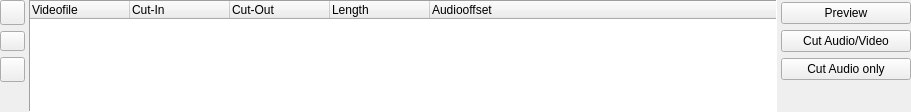
<ui version="4.0" >
 <class>TTCutListWidget</class>
 <widget class="QWidget" name="TTCutListWidget" >
  <property name="geometry" >
   <rect>
    <x>0</x>
    <y>0</y>
    <width>911</width>
    <height>112</height>
   </rect>
  </property>
  <property name="minimumSize" >
   <size>
    <width>16</width>
    <height>104</height>
   </size>
  </property>
  <property name="windowTitle" >
   <string>Form</string>
  </property>
  <layout class="QGridLayout" >
   <property name="leftMargin" >
    <number>0</number>
   </property>
   <property name="topMargin" >
    <number>0</number>
   </property>
   <property name="rightMargin" >
    <number>0</number>
   </property>
   <property name="bottomMargin" >
    <number>0</number>
   </property>
   <property name="horizontalSpacing" >
    <number>4</number>
   </property>
   <property name="verticalSpacing" >
    <number>4</number>
   </property>
   <item rowspan="2" row="0" column="1" >
    <widget class="QTreeWidget" name="videoCutList" >
     <property name="minimumSize" >
      <size>
       <width>25</width>
       <height>20</height>
      </size>
     </property>
     <property name="mouseTracking" >
      <bool>false</bool>
     </property>
     <property name="focusPolicy" >
      <enum>Qt::ClickFocus</enum>
     </property>
     <property name="contextMenuPolicy" >
      <enum>Qt::CustomContextMenu</enum>
     </property>
     <property name="frameShape" >
      <enum>QFrame::Panel</enum>
     </property>
     <property name="rootIsDecorated" >
      <bool>false</bool>
     </property>
     <column>
      <property name="text" >
       <string>Videofile</string>
      </property>
     </column>
     <column>
      <property name="text" >
       <string>Cut-In</string>
      </property>
     </column>
     <column>
      <property name="text" >
       <string>Cut-Out</string>
      </property>
     </column>
     <column>
      <property name="text" >
       <string>Length</string>
      </property>
     </column>
     <column>
      <property name="text" >
       <string>Audiooffset</string>
      </property>
     </column>
    </widget>
   </item>
   <item row="0" column="2" >
    <layout class="QVBoxLayout" >
     <property name="spacing" >
      <number>4</number>
     </property>
     <property name="leftMargin" >
      <number>0</number>
     </property>
     <property name="topMargin" >
      <number>0</number>
     </property>
     <property name="rightMargin" >
      <number>0</number>
     </property>
     <property name="bottomMargin" >
      <number>0</number>
     </property>
     <item>
      <widget class="QPushButton" name="pbPreview" >
       <property name="minimumSize" >
        <size>
         <width>130</width>
         <height>0</height>
        </size>
       </property>
       <property name="text" >
        <string>Preview</string>
       </property>
       <property name="icon" >
        <iconset resource="cutlistwidget.qrc" >:/pixmaps/pixmaps/preview_18.xpm</iconset>
       </property>
      </widget>
     </item>
     <item>
      <widget class="QPushButton" name="pbCutAudioVideo" >
       <property name="minimumSize" >
        <size>
         <width>130</width>
         <height>0</height>
        </size>
       </property>
       <property name="text" >
        <string>Cut Audio/Video</string>
       </property>
       <property name="icon" >
        <iconset resource="cutlistwidget.qrc" >:/pixmaps/pixmaps/cutav_18.xpm</iconset>
       </property>
      </widget>
     </item>
     <item>
      <widget class="QPushButton" name="pbCutAudio" >
       <property name="minimumSize" >
        <size>
         <width>130</width>
         <height>0</height>
        </size>
       </property>
       <property name="text" >
        <string>Cut Audio only</string>
       </property>
       <property name="icon" >
        <iconset resource="cutlistwidget.qrc" >:/pixmaps/pixmaps/cutaudio_18.xpm</iconset>
       </property>
      </widget>
     </item>
    </layout>
   </item>
   <item row="0" column="0" >
    <layout class="QVBoxLayout" >
     <property name="spacing" >
      <number>6</number>
     </property>
     <property name="leftMargin" >
      <number>0</number>
     </property>
     <property name="topMargin" >
      <number>0</number>
     </property>
     <property name="rightMargin" >
      <number>0</number>
     </property>
     <property name="bottomMargin" >
      <number>0</number>
     </property>
     <item>
      <widget class="QPushButton" name="pbEntryUp" >
       <property name="sizePolicy" >
        <sizepolicy vsizetype="Fixed" hsizetype="Fixed" >
         <horstretch>0</horstretch>
         <verstretch>0</verstretch>
        </sizepolicy>
       </property>
       <property name="minimumSize" >
        <size>
         <width>25</width>
         <height>25</height>
        </size>
       </property>
       <property name="maximumSize" >
        <size>
         <width>25</width>
         <height>25</height>
        </size>
       </property>
       <property name="text" >
        <string/>
       </property>
       <property name="icon" >
        <iconset resource="cutlistwidget.qrc" >:/pixmaps/pixmaps/uparrow_18.xpm</iconset>
       </property>
      </widget>
     </item>
     <item>
      <widget class="QPushButton" name="pbEntryDelete" >
       <property name="sizePolicy" >
        <sizepolicy vsizetype="Fixed" hsizetype="Fixed" >
         <horstretch>0</horstretch>
         <verstretch>0</verstretch>
        </sizepolicy>
       </property>
       <property name="minimumSize" >
        <size>
         <width>25</width>
         <height>20</height>
        </size>
       </property>
       <property name="maximumSize" >
        <size>
         <width>25</width>
         <height>25</height>
        </size>
       </property>
       <property name="text" >
        <string/>
       </property>
       <property name="icon" >
        <iconset resource="cutlistwidget.qrc" >:/pixmaps/pixmaps/cancel_18.xpm</iconset>
       </property>
      </widget>
     </item>
     <item>
      <widget class="QPushButton" name="pbEntryDown" >
       <property name="sizePolicy" >
        <sizepolicy vsizetype="Fixed" hsizetype="Fixed" >
         <horstretch>0</horstretch>
         <verstretch>0</verstretch>
        </sizepolicy>
       </property>
       <property name="minimumSize" >
        <size>
         <width>25</width>
         <height>25</height>
        </size>
       </property>
       <property name="maximumSize" >
        <size>
         <width>25</width>
         <height>25</height>
        </size>
       </property>
       <property name="text" >
        <string/>
       </property>
       <property name="icon" >
        <iconset resource="cutlistwidget.qrc" >:/pixmaps/pixmaps/downarrow_18.xpm</iconset>
       </property>
      </widget>
     </item>
    </layout>
   </item>
   <item row="1" column="0" >
    <spacer>
     <property name="orientation" >
      <enum>Qt::Vertical</enum>
     </property>
     <property name="sizeHint" >
      <size>
       <width>20</width>
       <height>40</height>
      </size>
     </property>
    </spacer>
   </item>
   <item row="1" column="2" >
    <spacer>
     <property name="orientation" >
      <enum>Qt::Vertical</enum>
     </property>
     <property name="sizeHint" >
      <size>
       <width>20</width>
       <height>81</height>
      </size>
     </property>
    </spacer>
   </item>
  </layout>
 </widget>
 <resources>
  <include location="cutlistwidget.qrc" />
 </resources>
 <connections/>
</ui>
